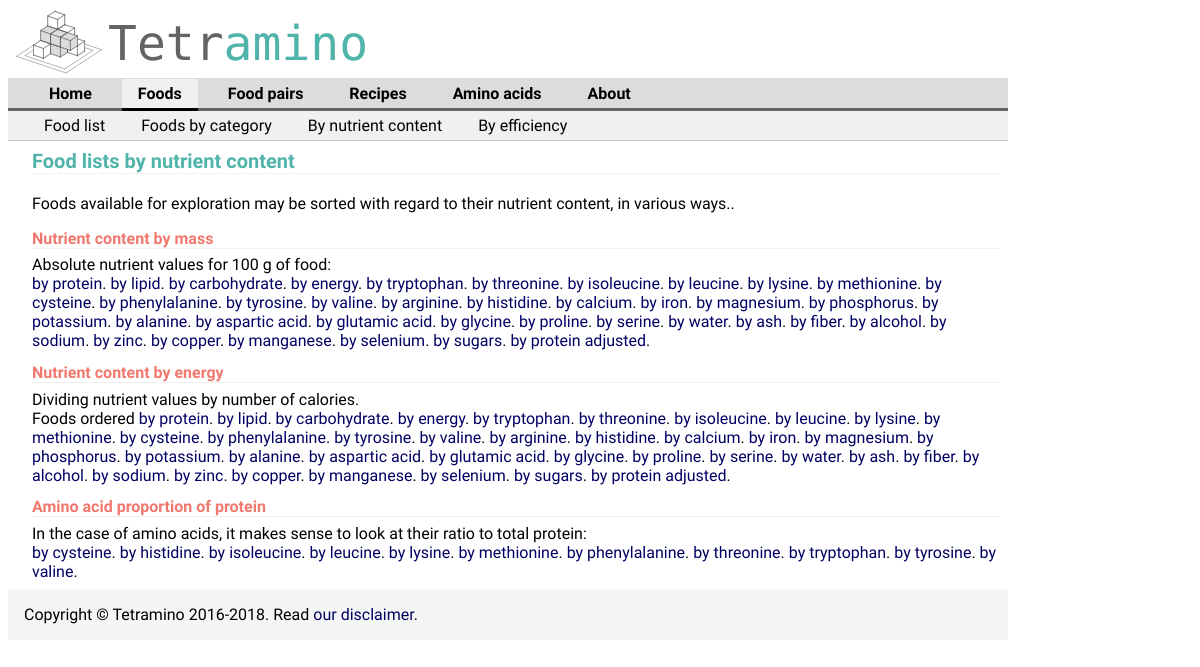
Screenshot of /foods-by-nutrient-content/ with the database file from the repository.
### aminoApp/models.py (models this page shows, shortened)
class Nutriment(models.Model):
    dbid = models.IntegerField()
    internal_name = models.CharField(max_length=10)
    public_name = models.CharField(max_length=20)
    unit = models.CharField(max_length=10)
    description = models.TextField(null=True, blank=True)
    abbreviations = models.CharField(max_length=100, null=True, blank=True )
    category = models.CharField(max_length=30)
    RDA_AI = models.FloatField(null=True, blank=True)
    formula = models.CharField(max_length=200, null=True, blank=True)
    def link_name(self):
        return self.public_name.replace(' ','_')

### aminoApp/views.py (the view)
# urls.py: url(r'^foods-by-nutrient-content/', views.listFoodLists, name='foodListList'),
def listFoodLists(request):
    allNutrients = Nutriment.objects.all()
    aminoAcids= Nutriment.objects.filter(category='amino acid (essential)').order_by('public_name')
    context = {'allNutrients': allNutrients,'aminoAcids':aminoAcids}
    return render(request, 'aminoApp/listFoodLists.html',context)

### aminoApp/templates/aminoApp/listFoodLists.html (shortened to what this page needs)
{% extends "aminoApp/baseFoods.html" %}
{% block content %}
<h1>Food lists by nutrient content</h1>
<p>
Foods available for exploration may be sorted with regard to their nutrient content, in various ways.</a>.
</p>
<h2>Nutrient content by mass</h2>
Absolute nutrient values for 100 g of food:
    {% for nutr in allNutrients %}
    <a href="/list-foods-by-{{nutr.link_name}}/">by {{nutr.public_name}}</a>.
    {% endfor %}
<h2>Nutrient content by energy</h2>
Dividing nutrient values by number of calories.
Foods ordered
    {% for nutr in allNutrients %}
    <a href="/list-foods-by-{{nutr.link_name}}-per-energy/">by {{nutr.public_name}}</a>.
    {% endfor %}
<h2>Amino acid proportion of protein</h2>
In the case of amino acids, it makes sense to look at their ratio to total protein:
{% for nutr in aminoAcids %}
    <a href="/list-foods-by-{{nutr.link_name}}-per-protein/">by {{nutr.public_name}}</a>.
    {% endfor %}
{% endblock %}

### aminoApp/static/aminoApp/yellowBungeeStyle.css (style rules this page uses)
p { margin: 2 em; text-align: justify; text-justify: inter-word; }
body { font-family: "Raleway", serif; }
a:link { text-decoration: none; color: rgb(0,0,100); }
h1 { margin-bottom: 1em; margin-top: 0; margin-left: 0em; font-family: 'Raleway', serif; font-size: 20px; text-align: left; color: rgb(80,180,170); border-bottom: solid 1px rgb(240,240,240); }
h2 { margin-bottom: 0.4em; margin-top: 0.8em; margin-left: 0em; font-family: 'Raleway', serif; font-size: 16px; text-align: left; color: rgb(240,120,110); border-bottom: solid 1px rgb(240,240,240); }

### rows the page displays
Nutriment: public_name "protein"
Nutriment: public_name "lipid"
Nutriment: public_name "carbohydrate"
Nutriment: public_name "energy"
Nutriment: public_name "tryptophan"
Nutriment: public_name "threonine"
Nutriment: public_name "isoleucine"
Nutriment: public_name "leucine"
Nutriment: public_name "lysine"
Nutriment: public_name "methionine"
Nutriment: public_name "cysteine"
Nutriment: public_name "phenylalanine"
Nutriment: public_name "tyrosine"
Nutriment: public_name "valine"
Nutriment: public_name "arginine"
Nutriment: public_name "histidine"
Nutriment: public_name "calcium"
Nutriment: public_name "iron"
Nutriment: public_name "magnesium"
Nutriment: public_name "phosphorus"
Nutriment: public_name "potassium"
Nutriment: public_name "alanine"
Nutriment: public_name "aspartic acid"
Nutriment: public_name "glutamic acid"
Nutriment: public_name "glycine"
Nutriment: public_name "proline"
Nutriment: public_name "serine"
Nutriment: public_name "water"
Nutriment: public_name "ash"
Nutriment: public_name "fiber"
Nutriment: public_name "alcohol"
Nutriment: public_name "sodium"
Nutriment: public_name "zinc"
Nutriment: public_name "copper"
Nutriment: public_name "manganese"
Nutriment: public_name "selenium"
Nutriment: public_name "sugars"
Nutriment: public_name "protein adjusted"
